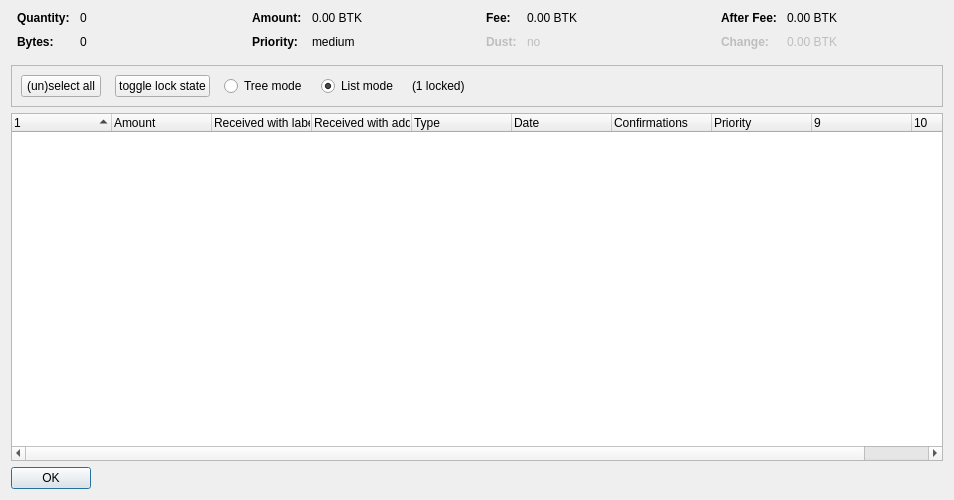
<?xml version="1.0" encoding="UTF-8"?>
<ui version="4.0">
 <class>CoinControlDialog</class>
 <widget class="QDialog" name="CoinControlDialog">
  <property name="geometry">
   <rect>
    <x>0</x>
    <y>0</y>
    <width>954</width>
    <height>500</height>
   </rect>
  </property>
  <property name="windowTitle">
   <string>Coin Selection</string>
  </property>
  <layout class="QVBoxLayout" name="verticalLayout">
   <item>
    <layout class="QHBoxLayout" name="horizontalLayoutTop" stretch="0,0,0,0">
     <property name="topMargin">
      <number>0</number>
     </property>
     <property name="bottomMargin">
      <number>10</number>
     </property>
     <item>
      <layout class="QFormLayout" name="formLayoutCoinControl1">
       <property name="horizontalSpacing">
        <number>10</number>
       </property>
       <property name="verticalSpacing">
        <number>10</number>
       </property>
       <property name="leftMargin">
        <number>6</number>
       </property>
       <property name="rightMargin">
        <number>6</number>
       </property>
       <item row="0" column="0">
        <widget class="QLabel" name="labelCoinControlQuantityText">
         <property name="font">
          <font>
           <weight>75</weight>
           <bold>true</bold>
          </font>
         </property>
         <property name="text">
          <string>Quantity:</string>
         </property>
        </widget>
       </item>
       <item row="0" column="1">
        <widget class="QLabel" name="labelCoinControlQuantity">
         <property name="cursor">
          <cursorShape>IBeamCursor</cursorShape>
         </property>
         <property name="contextMenuPolicy">
          <enum>Qt::ActionsContextMenu</enum>
         </property>
         <property name="text">
          <string notr="true">0</string>
         </property>
         <property name="textInteractionFlags">
          <set>Qt::LinksAccessibleByMouse|Qt::TextSelectableByKeyboard|Qt::TextSelectableByMouse</set>
         </property>
        </widget>
       </item>
       <item row="1" column="0">
        <widget class="QLabel" name="labelCoinControlBytesText">
         <property name="font">
          <font>
           <weight>75</weight>
           <bold>true</bold>
          </font>
         </property>
         <property name="text">
          <string>Bytes:</string>
         </property>
        </widget>
       </item>
       <item row="1" column="1">
        <widget class="QLabel" name="labelCoinControlBytes">
         <property name="cursor">
          <cursorShape>IBeamCursor</cursorShape>
         </property>
         <property name="contextMenuPolicy">
          <enum>Qt::ActionsContextMenu</enum>
         </property>
         <property name="text">
          <string notr="true">0</string>
         </property>
         <property name="textInteractionFlags">
          <set>Qt::LinksAccessibleByMouse|Qt::TextSelectableByKeyboard|Qt::TextSelectableByMouse</set>
         </property>
        </widget>
       </item>
      </layout>
     </item>
     <item>
      <layout class="QFormLayout" name="formLayoutCoinControl2">
       <property name="horizontalSpacing">
        <number>10</number>
       </property>
       <property name="verticalSpacing">
        <number>10</number>
       </property>
       <property name="leftMargin">
        <number>6</number>
       </property>
       <property name="rightMargin">
        <number>6</number>
       </property>
       <item row="0" column="0">
        <widget class="QLabel" name="labelCoinControlAmountText">
         <property name="font">
          <font>
           <weight>75</weight>
           <bold>true</bold>
          </font>
         </property>
         <property name="text">
          <string>Amount:</string>
         </property>
        </widget>
       </item>
       <item row="0" column="1">
        <widget class="QLabel" name="labelCoinControlAmount">
         <property name="cursor">
          <cursorShape>IBeamCursor</cursorShape>
         </property>
         <property name="contextMenuPolicy">
          <enum>Qt::ActionsContextMenu</enum>
         </property>
         <property name="text">
          <string notr="true">0.00 BTK</string>
         </property>
         <property name="textInteractionFlags">
          <set>Qt::LinksAccessibleByMouse|Qt::TextSelectableByKeyboard|Qt::TextSelectableByMouse</set>
         </property>
        </widget>
       </item>
       <item row="1" column="0">
        <widget class="QLabel" name="labelCoinControlPriorityText">
         <property name="font">
          <font>
           <weight>75</weight>
           <bold>true</bold>
          </font>
         </property>
         <property name="text">
          <string>Priority:</string>
         </property>
        </widget>
       </item>
       <item row="1" column="1">
        <widget class="QLabel" name="labelCoinControlPriority">
         <property name="cursor">
          <cursorShape>IBeamCursor</cursorShape>
         </property>
         <property name="contextMenuPolicy">
          <enum>Qt::ActionsContextMenu</enum>
         </property>
         <property name="text">
          <string>medium</string>
         </property>
         <property name="textInteractionFlags">
          <set>Qt::LinksAccessibleByMouse|Qt::TextSelectableByKeyboard|Qt::TextSelectableByMouse</set>
         </property>
        </widget>
       </item>
      </layout>
     </item>
     <item>
      <layout class="QFormLayout" name="formLayoutCoinControl3">
       <property name="horizontalSpacing">
        <number>10</number>
       </property>
       <property name="verticalSpacing">
        <number>10</number>
       </property>
       <property name="leftMargin">
        <number>6</number>
       </property>
       <property name="rightMargin">
        <number>6</number>
       </property>
       <item row="0" column="0">
        <widget class="QLabel" name="labelCoinControlFeeText">
         <property name="font">
          <font>
           <weight>75</weight>
           <bold>true</bold>
          </font>
         </property>
         <property name="text">
          <string>Fee:</string>
         </property>
        </widget>
       </item>
       <item row="0" column="1">
        <widget class="QLabel" name="labelCoinControlFee">
         <property name="cursor">
          <cursorShape>IBeamCursor</cursorShape>
         </property>
         <property name="contextMenuPolicy">
          <enum>Qt::ActionsContextMenu</enum>
         </property>
         <property name="text">
          <string notr="true">0.00 BTK</string>
         </property>
         <property name="textInteractionFlags">
          <set>Qt::LinksAccessibleByMouse|Qt::TextSelectableByKeyboard|Qt::TextSelectableByMouse</set>
         </property>
        </widget>
       </item>
       <item row="1" column="0">
        <widget class="QLabel" name="labelCoinControlLowOutputText">
         <property name="enabled">
          <bool>false</bool>
         </property>
         <property name="font">
          <font>
           <weight>75</weight>
           <bold>true</bold>
          </font>
         </property>
         <property name="text">
          <string>Dust:</string>
         </property>
        </widget>
       </item>
       <item row="1" column="1">
        <widget class="QLabel" name="labelCoinControlLowOutput">
         <property name="enabled">
          <bool>false</bool>
         </property>
         <property name="cursor">
          <cursorShape>IBeamCursor</cursorShape>
         </property>
         <property name="contextMenuPolicy">
          <enum>Qt::ActionsContextMenu</enum>
         </property>
         <property name="text">
          <string>no</string>
         </property>
         <property name="textInteractionFlags">
          <set>Qt::LinksAccessibleByMouse|Qt::TextSelectableByKeyboard|Qt::TextSelectableByMouse</set>
         </property>
        </widget>
       </item>
      </layout>
     </item>
     <item>
      <layout class="QFormLayout" name="formLayoutCoinControl4">
       <property name="horizontalSpacing">
        <number>10</number>
       </property>
       <property name="verticalSpacing">
        <number>10</number>
       </property>
       <property name="leftMargin">
        <number>6</number>
       </property>
       <property name="rightMargin">
        <number>6</number>
       </property>
       <item row="0" column="0">
        <widget class="QLabel" name="labelCoinControlAfterFeeText">
         <property name="font">
          <font>
           <weight>75</weight>
           <bold>true</bold>
          </font>
         </property>
         <property name="text">
          <string>After Fee:</string>
         </property>
        </widget>
       </item>
       <item row="0" column="1">
        <widget class="QLabel" name="labelCoinControlAfterFee">
         <property name="cursor">
          <cursorShape>IBeamCursor</cursorShape>
         </property>
         <property name="contextMenuPolicy">
          <enum>Qt::ActionsContextMenu</enum>
         </property>
         <property name="text">
          <string notr="true">0.00 BTK</string>
         </property>
         <property name="textInteractionFlags">
          <set>Qt::LinksAccessibleByMouse|Qt::TextSelectableByKeyboard|Qt::TextSelectableByMouse</set>
         </property>
        </widget>
       </item>
       <item row="1" column="0">
        <widget class="QLabel" name="labelCoinControlChangeText">
         <property name="enabled">
          <bool>false</bool>
         </property>
         <property name="font">
          <font>
           <weight>75</weight>
           <bold>true</bold>
          </font>
         </property>
         <property name="text">
          <string>Change:</string>
         </property>
        </widget>
       </item>
       <item row="1" column="1">
        <widget class="QLabel" name="labelCoinControlChange">
         <property name="enabled">
          <bool>false</bool>
         </property>
         <property name="cursor">
          <cursorShape>IBeamCursor</cursorShape>
         </property>
         <property name="contextMenuPolicy">
          <enum>Qt::ActionsContextMenu</enum>
         </property>
         <property name="text">
          <string notr="true">0.00 BTK</string>
         </property>
         <property name="textInteractionFlags">
          <set>Qt::LinksAccessibleByMouse|Qt::TextSelectableByKeyboard|Qt::TextSelectableByMouse</set>
         </property>
        </widget>
       </item>
      </layout>
     </item>
    </layout>
   </item>
   <item>
    <widget class="QFrame" name="frame">
     <property name="minimumSize">
      <size>
       <width>0</width>
       <height>40</height>
      </size>
     </property>
     <property name="frameShape">
      <enum>QFrame::StyledPanel</enum>
     </property>
     <property name="frameShadow">
      <enum>QFrame::Sunken</enum>
     </property>
     <layout class="QHBoxLayout" name="horizontalLayout">
      <item>
       <layout class="QHBoxLayout" name="horizontalLayoutPanel" stretch="0,0,0,0,0,0">
        <property name="spacing">
         <number>14</number>
        </property>
        <item>
         <widget class="QPushButton" name="pushButtonSelectAll">
          <property name="sizePolicy">
           <sizepolicy hsizetype="Maximum" vsizetype="Fixed">
            <horstretch>0</horstretch>
            <verstretch>0</verstretch>
           </sizepolicy>
          </property>
          <property name="text">
           <string>(un)select all</string>
          </property>
          <property name="autoDefault">
           <bool>false</bool>
          </property>
         </widget>
        </item>
        <item>
         <widget class="QPushButton" name="pushButtonToggleLock">
          <property name="sizePolicy">
           <sizepolicy hsizetype="Maximum" vsizetype="Fixed">
            <horstretch>0</horstretch>
            <verstretch>0</verstretch>
           </sizepolicy>
          </property>
          <property name="text">
           <string>toggle lock state</string>
          </property>
          <property name="autoDefault">
           <bool>false</bool>
          </property>
         </widget>
        </item>
        <item>
         <widget class="QRadioButton" name="radioTreeMode">
          <property name="sizePolicy">
           <sizepolicy hsizetype="Maximum" vsizetype="Fixed">
            <horstretch>0</horstretch>
            <verstretch>0</verstretch>
           </sizepolicy>
          </property>
          <property name="text">
           <string>Tree mode</string>
          </property>
         </widget>
        </item>
        <item>
         <widget class="QRadioButton" name="radioListMode">
          <property name="sizePolicy">
           <sizepolicy hsizetype="Maximum" vsizetype="Fixed">
            <horstretch>0</horstretch>
            <verstretch>0</verstretch>
           </sizepolicy>
          </property>
          <property name="text">
           <string>List mode</string>
          </property>
          <property name="checked">
           <bool>true</bool>
          </property>
         </widget>
        </item>
        <item>
         <widget class="QLabel" name="labelLocked">
          <property name="text">
           <string>(1 locked)</string>
          </property>
         </widget>
        </item>
        <item>
         <spacer name="horizontalSpacer">
          <property name="orientation">
           <enum>Qt::Horizontal</enum>
          </property>
          <property name="sizeHint" stdset="0">
           <size>
            <width>40</width>
            <height>20</height>
           </size>
          </property>
         </spacer>
        </item>
       </layout>
      </item>
     </layout>
    </widget>
   </item>
   <item>
    <widget class="CoinControlTreeWidget" name="treeWidget">
     <property name="contextMenuPolicy">
      <enum>Qt::CustomContextMenu</enum>
     </property>
     <property name="sortingEnabled">
      <bool>false</bool>
     </property>
     <property name="columnCount">
      <number>10</number>
     </property>
     <attribute name="headerShowSortIndicator" stdset="0">
      <bool>true</bool>
     </attribute>
     <attribute name="headerStretchLastSection">
      <bool>false</bool>
     </attribute>
     <column>
      <property name="text">
       <string/>
      </property>
     </column>
     <column>
      <property name="text">
       <string>Amount</string>
      </property>
     </column>
     <column>
      <property name="text">
       <string>Received with label</string>
      </property>
     </column>
     <column>
      <property name="text">
       <string>Received with address</string>
      </property>
     </column>
     <column>
      <property name="text">
       <string>Type</string>
      </property>
     </column>
     <column>
      <property name="text">
       <string>Date</string>
      </property>
     </column>
     <column>
      <property name="text">
       <string>Confirmations</string>
      </property>
      <property name="toolTip">
       <string>Confirmed</string>
      </property>
     </column>
     <column>
      <property name="text">
       <string>Priority</string>
      </property>
     </column>
     <column>
      <property name="text">
       <string/>
      </property>
     </column>
     <column>
      <property name="text">
       <string/>
      </property>
     </column>
    </widget>
   </item>
   <item>
    <widget class="QDialogButtonBox" name="buttonBox">
     <property name="sizePolicy">
      <sizepolicy hsizetype="Maximum" vsizetype="Fixed">
       <horstretch>0</horstretch>
       <verstretch>0</verstretch>
      </sizepolicy>
     </property>
     <property name="orientation">
      <enum>Qt::Horizontal</enum>
     </property>
     <property name="standardButtons">
      <set>QDialogButtonBox::Ok</set>
     </property>
    </widget>
   </item>
  </layout>
 </widget>
 <customwidgets>
  <customwidget>
   <class>CoinControlTreeWidget</class>
   <extends>QTreeWidget</extends>
   <header>coincontroltreewidget.h</header>
  </customwidget>
 </customwidgets>
 <resources/>
 <connections/>
</ui>
